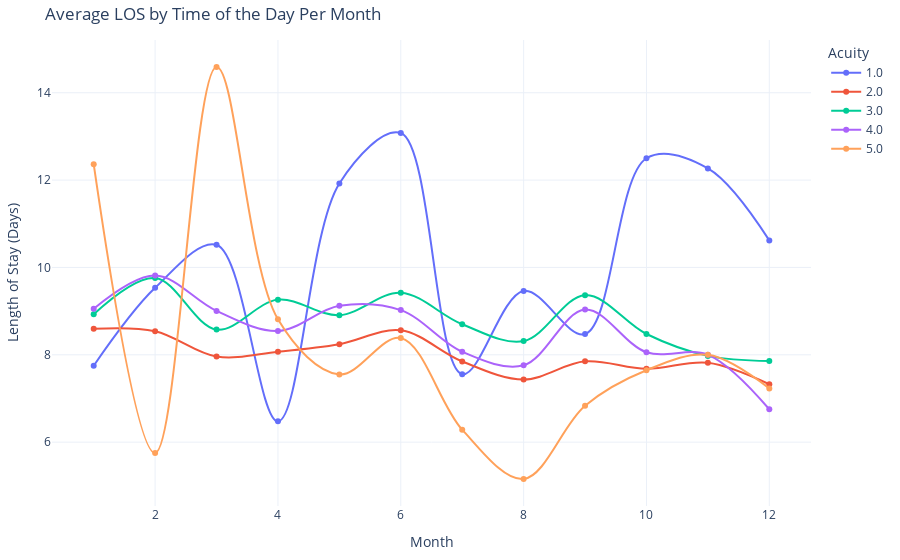

Notebook code for this chart:
### Code cell
import plotly.graph_objects as go

methods = monthly_avg_acuity['acuity'].unique()

# Create a trace for each method
traces = [
    go.Scatter(
        x=monthly_avg_acuity[monthly_avg_acuity['acuity'] == method]['month'],
        y=monthly_avg_acuity[monthly_avg_acuity['acuity'] == method]['Los'],
        mode='lines+markers',
        name=str(method),
        line=go.scatter.Line(shape='spline')
    )
    for method in methods
]

# Assemble the figure
fig = go.Figure(data=traces)
fig.update_layout(
    title='Average LOS by Time of the Day Per Month',
    xaxis_title='Month',
    yaxis_title='Length of Stay (Days)',
    template='plotly_white',
    legend_title='Acuity',
    margin=dict(l=40, r=20, t=40, b=40)
)

fig.show()

### Figure 1 — Plotly figure (JSON) as saved in the notebook; plotly's stock layout.template omitted (floating-point values rounded to 4 significant figures)
{"data": [{"line": {"shape": "spline"}, "mode": "lines+markers", "name": "1.0", "type": "scatter", "x": [1, 2, 3, 4, 5, 6, 7, 8, 9, 10, 11, 12], "y": [7.75, 9.533, 10.52, 6.476, 11.92, 13.08, 7.556, 9.462, 8.474, 12.5, 12.27, 10.62]}, {"line": {"shape": "spline"}, "mode": "lines+markers", "name": "2.0", "type": "scatter", "x": [1, 2, 3, 4, 5, 6, 7, 8, 9, 10, 11, 12], "y": [8.595, 8.54, 7.96, 8.071, 8.243, 8.56, 7.848, 7.434, 7.85, 7.678, 7.819, 7.327]}, {"line": {"shape": "spline"}, "mode": "lines+markers", "name": "3.0", "type": "scatter", "x": [1, 2, 3, 4, 5, 6, 7, 8, 9, 10, 11, 12], "y": [8.929, 9.757, 8.577, 9.263, 8.908, 9.421, 8.699, 8.314, 9.366, 8.476, 7.975, 7.856]}, {"line": {"shape": "spline"}, "mode": "lines+markers", "name": "4.0", "type": "scatter", "x": [1, 2, 3, 4, 5, 6, 7, 8, 9, 10, 11, 12], "y": [9.053, 9.814, 9.006, 8.546, 9.121, 9.024, 8.07, 7.76, 9.037, 8.059, 8.0, 6.754]}, {"line": {"shape": "spline"}, "mode": "lines+markers", "name": "5.0", "type": "scatter", "x": [1, 2, 3, 4, 5, 6, 7, 8, 9, 10, 11, 12], "y": [12.36, 5.75, 14.59, 8.812, 7.55, 8.385, 6.286, 5.158, 6.833, 7.647, 8.0, 7.231]}], "layout": {"legend": {"title": {"text": "Acuity"}}, "margin": {"b": 40, "l": 40, "r": 20, "t": 40}, "title": {"text": "Average LOS by Time of the Day Per Month"}, "xaxis": {"title": {"text": "Month"}}, "yaxis": {"title": {"text": "Length of Stay (Days)"}}}}
